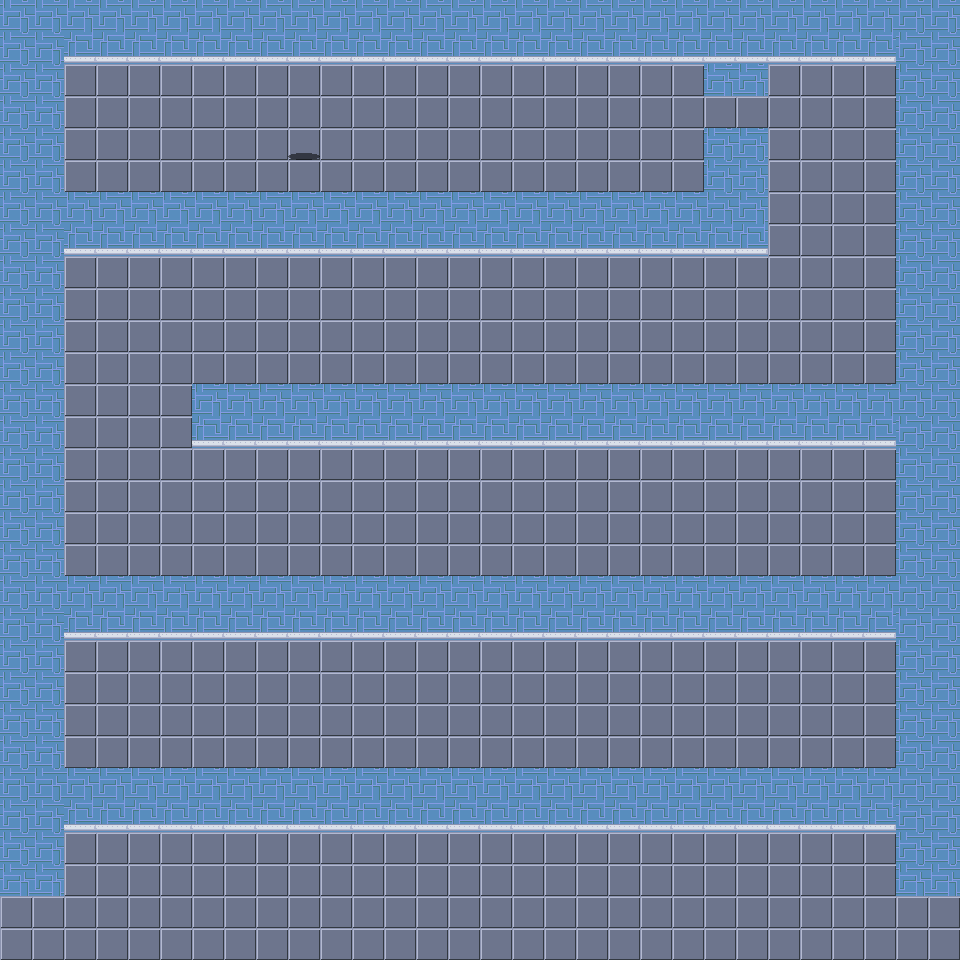

This game map was drawn from its Tiled (.tmx) file and the tilesets committed beside it. A one-line description and the trimmed map source follow:
An orthogonal 30x30 tile map with 32x32 px tiles, 3 tile layers (Ground, Shadows, Solid) and 21 objects.

<map version="1.5" tiledversion="1.6.0" orientation="orthogonal" renderorder="right-down" width="30" height="30" tilewidth="32" tileheight="32" infinite="0" nextlayerid="12" nextobjectid="100">
 <editorsettings>
  <export target="level.lua" format="lua" />
 </editorsettings>
 <tileset firstgid="1" name="tileset" tilewidth="32" tileheight="32" spacing="2" margin="1" tilecount="56" columns="7">
  <image source="../sprites/tileset.png" width="255" height="289" />
  <tile id="7" type="greyDoor" />
  <tile id="28" type="coin" />
  <tile id="32" type="greyButton" />
  <tile id="34" type="spike" />
  <tile id="35" type="redDemony" />
  <tile id="36" type="player" />
  <tile id="39" type="redButton" />
  <tile id="42" type="blueDemony" />
  <tile id="46" type="greenButton" />
  <tile id="48" type="endLevel" />
  <tile id="53" type="blueButton" />
 </tileset>
 <layer id="8" name="Ground" width="30" height="30">
  <data>[900 cells, 900 non-empty, 1 distinct tile ids]</data>
 </layer>
 <layer id="11" name="Shadows" width="30" height="30">
  <data>[900 cells, 1 non-empty, 1 distinct tile ids]</data>
 </layer>
 <layer id="9" name="Solid" width="30" height="30">
  <data>[900 cells, 362 non-empty, 2 distinct tile ids]</data>
 </layer>
 <objectgroup id="10" name="Objects" visible="0">
  <object id="60" gid="37" x="192" y="160" width="32" height="32" />
  <object id="61" gid="36" x="96" y="160" width="32" height="32" />
  <object id="79" gid="29" x="384" y="160" width="32" height="32" />
  <object id="80" gid="29" x="480" y="160" width="32" height="32" />
  <object id="81" gid="29" x="576" y="160" width="32" height="32" />
  <object id="83" gid="8" x="736" y="128" width="32" height="32" />
  <object id="84" gid="33" x="640" y="128" width="32" height="32" />
  <object id="85" gid="29" x="800" y="128" width="32" height="32" />
  <object id="86" gid="29" x="832" y="224" width="32" height="32" />
  <object id="87" gid="29" x="800" y="320" width="32" height="32" />
  <object id="88" gid="29" x="672" y="352" width="32" height="32" />
  <object id="89" gid="29" x="512" y="352" width="32" height="32" />
  <object id="90" gid="29" x="352" y="352" width="32" height="32" />
  <object id="91" gid="29" x="224" y="352" width="32" height="32" />
  <object id="92" gid="29" x="96" y="416" width="32" height="32" />
  <object id="93" gid="29" x="96" y="512" width="32" height="32" />
  <object id="94" gid="29" x="224" y="544" width="32" height="32" />
  <object id="95" gid="29" x="352" y="544" width="32" height="32" />
  <object id="96" gid="29" x="512" y="544" width="32" height="32" />
  <object id="97" gid="29" x="640" y="544" width="32" height="32" />
  <object id="99" gid="49" x="288" y="128" width="32" height="32" />
 </objectgroup>
</map>
